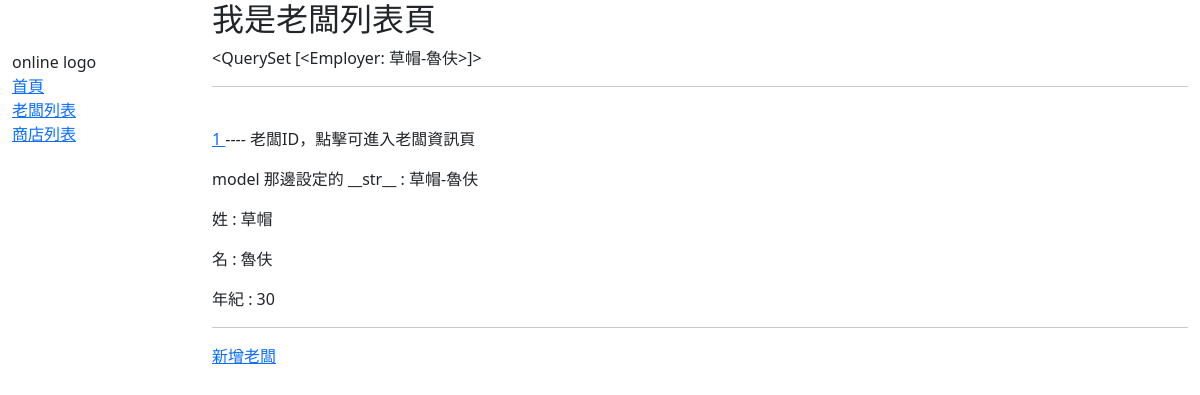
/online/employers/, run on an earlier commit of the app's database.
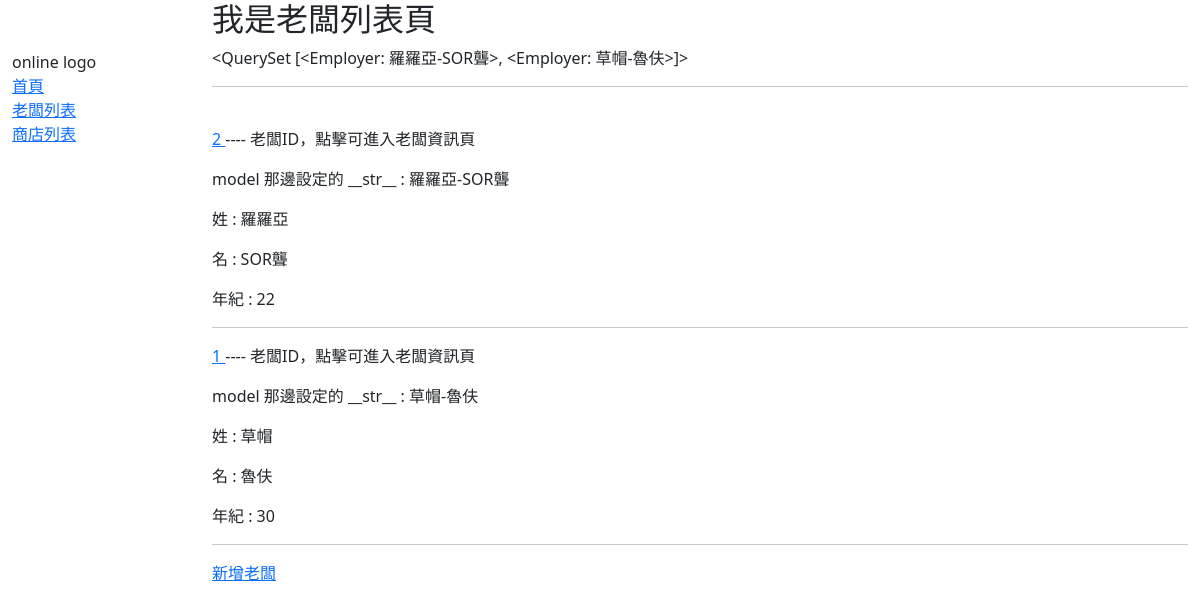
And on a later commit of the database.
### online/models.py (models this page shows)
class Employer(models.Model):
    first_name = models.CharField(max_length=100)
    last_name = models.CharField(max_length=100)
    age = models.PositiveIntegerField()
    class Meta:
        ordering = ['last_name', 'first_name']
    def get_absolute_url(self):
        return reverse('employer-detail', args=[str(self.id)])
    def __str__(self):
        return f'{self.first_name}-{self.last_name}'

### online/views.py (the view)
# urls.py: path("employers/", views.EmployerListView.as_view(), name='employer-list'),
class EmployerListView(generic.ListView):
    model = Employer

### online/templates/online/employer_list.html
{% extends 'sidebar.html' %}
{% block content %}
<h2>我是老闆列表頁</h2>
{{ employer_list }}
<hr>
<br>
{% for employer in employer_list %}
  <p>
    <a href="{{ employer.get_absolute_url }}">
      {{ employer.id }}
    </a>
    ----  老闆ID，點擊可進入老闆資訊頁
  </p>
  <p> model 那邊設定的 __str__ : {{ employer }}</p>
  <p>姓 : {{ employer.first_name }}</p>
  <p>名 : {{ employer.last_name }}</p>
  <p>年紀 : {{ employer.age }}</p>
  <hr>
{% endfor %}
<a href="{% url 'employer-create' %}">新增老闆</a>
{% endblock %}

### online/templates/sidebar.html (shortened to what this page needs)
<!DOCTYPE html>
<html lang="en">
  <head>
    <link
      href="https://cdn.jsdelivr.net/npm/bootstrap@5.1.3/dist/css/bootstrap.min.css"
      rel="stylesheet"
 />
    {% load static %}
    <link rel="stylesheet" href="{% static 'css/styles.css' %}" />
  </head>
  <body>
    <div class="container-fluid">
      <div class="row">
        <div class="col-sm-2">
          {% block sidebar %}
            <ul class="sidebar-nav">
              <li>online logo</li>
              <li><a href="{% url 'index' %}">首頁</a></li>
              <li><a href="{% url 'employer-list' %}">老闆列表</a></li>
              <li><a href="">商店列表</a></li>
            </ul>
          {% endblock %}
        </div>
        <div class="col-sm-10 ">
          {% block content %}
          {% endblock %}
        </div>
      </div>
    </div>
  </body>
</html>

### online/static/css/styles.css (style rules this page uses)
.sidebar-nav { margin-top: 50px; padding: 0; list-style: none; }

What changed in the data, as far as the page shows it:
added Employer: first_name+last_name "<QuerySet [<Employer: 羅羅亞-SOR聾>, <Employer: 草帽-魯伕>]>", id "2", first_name+last_name "羅羅亞-SOR聾", first_name "羅羅亞", last_name "SOR聾", age "22"
Also different on the page:
{{ employer_list }}: "<QuerySet [<Employer: 草帽-魯伕>]>" → "<QuerySet [<Employer: 羅羅亞-SOR聾>, <Employer: 草帽-魯伕>]>"
